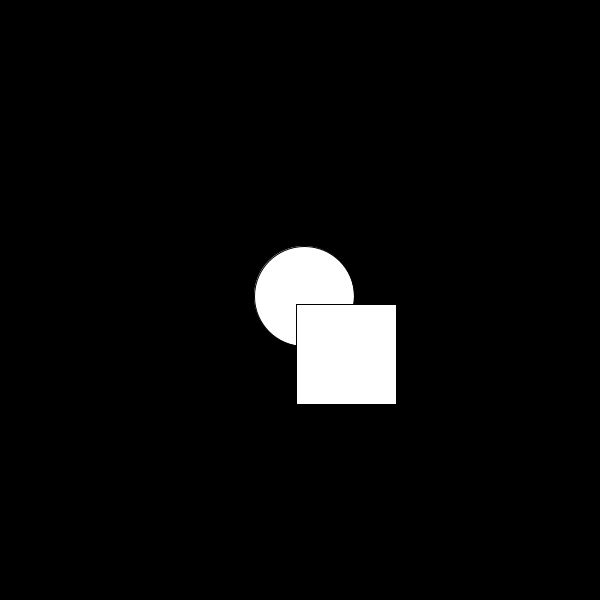
Frame 1 (no input)
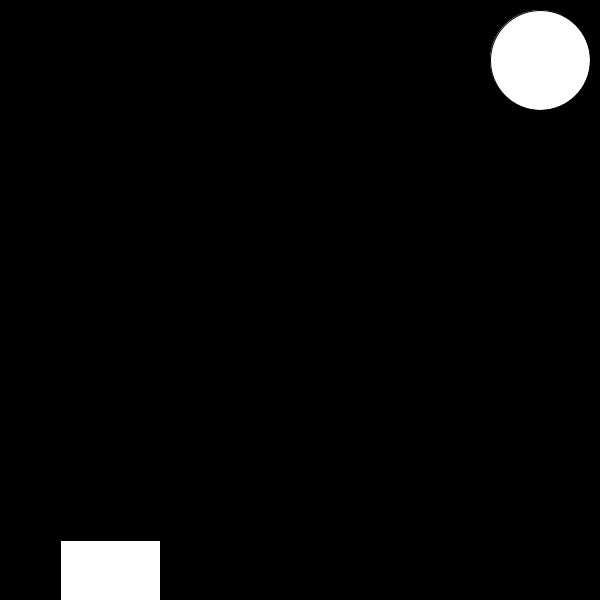
Frame 60 (the mouse pressed at the canvas centre just before this capture)
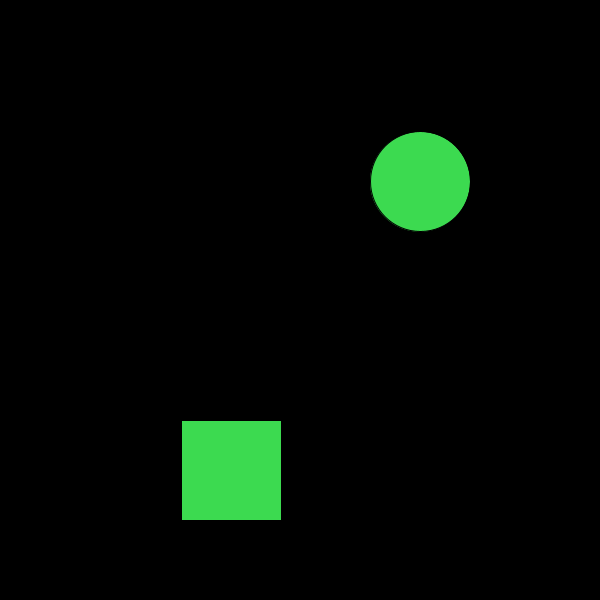
Frame 120 (the mouse held since frame 60 and released just before this capture)

The Processing sketch that drew these frames (run headless with seeded random() and noise(); from frame 60 on, the mouse is pressed at the canvas centre):

// Processing sketch: week03_challenge
// ── week03_challenge.pde
//challenge, to add an extra shape and change color...

float xPos;
float yPos;
float d = 100;

float xSpeed = 4;
float ySpeed = -4;

void setup(){
 size(600, 600);
 //changed the size of the window, to even out the width/height divided by 2.
 background(0);
 
 xPos = width/2;
 yPos = height/2;
  
}


void draw(){
  background(0);
  
  xPos = xPos + xSpeed;
  yPos = yPos + ySpeed;
  
  if(xPos >= width){
    xSpeed = xSpeed * -1;
    fill(random(255),random(255), random(255));
  }
  
  if(xPos <= 0){
    xSpeed = xSpeed * -1.01;
    fill(random(255),random(255),random(255));
  }
  //speed * -1.01 increases the speed of the shapes gradually..
  
  if(yPos >= height){
    ySpeed = ySpeed * -1.01;
    fill(random(255),random(255),random(255));
  }
  
  if(yPos <= 0){
    ySpeed = ySpeed * -1.01;
    fill(random(255),random(255),random(255));
  }
  
  ellipse(xPos,yPos, d, d);
  rect(yPos, xPos, d, d);
  //added rect (a square) into the program
  
  
}
